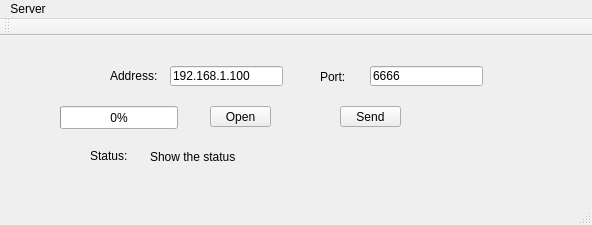
<?xml version="1.0" encoding="UTF-8"?>
<ui version="4.0">
 <class>MainWindow</class>
 <widget class="QMainWindow" name="MainWindow">
  <property name="geometry">
   <rect>
    <x>0</x>
    <y>0</y>
    <width>592</width>
    <height>225</height>
   </rect>
  </property>
  <property name="windowTitle">
   <string>MainWindow</string>
  </property>
  <widget class="QWidget" name="centralWidget">
   <widget class="QLabel" name="u_hostLabel">
    <property name="geometry">
     <rect>
      <x>110</x>
      <y>30</y>
      <width>51</width>
      <height>20</height>
     </rect>
    </property>
    <property name="text">
     <string>Address:</string>
    </property>
   </widget>
   <widget class="QLineEdit" name="u_hostLineEdit">
    <property name="geometry">
     <rect>
      <x>170</x>
      <y>30</y>
      <width>113</width>
      <height>20</height>
     </rect>
    </property>
    <property name="text">
     <string>192.168.1.100</string>
    </property>
   </widget>
   <widget class="QLabel" name="u_portLabel">
    <property name="geometry">
     <rect>
      <x>320</x>
      <y>30</y>
      <width>41</width>
      <height>21</height>
     </rect>
    </property>
    <property name="text">
     <string>Port:</string>
    </property>
   </widget>
   <widget class="QLineEdit" name="u_portLineEdit">
    <property name="geometry">
     <rect>
      <x>370</x>
      <y>30</y>
      <width>113</width>
      <height>20</height>
     </rect>
    </property>
    <property name="text">
     <string>6666</string>
    </property>
   </widget>
   <widget class="QProgressBar" name="u_serverProgressBar">
    <property name="geometry">
     <rect>
      <x>60</x>
      <y>70</y>
      <width>118</width>
      <height>23</height>
     </rect>
    </property>
    <property name="value">
     <number>0</number>
    </property>
   </widget>
   <widget class="QLabel" name="u_statusLabel">
    <property name="geometry">
     <rect>
      <x>90</x>
      <y>110</y>
      <width>41</width>
      <height>20</height>
     </rect>
    </property>
    <property name="text">
     <string>Status:</string>
    </property>
   </widget>
   <widget class="QLabel" name="u_serverStatusLabel">
    <property name="geometry">
     <rect>
      <x>150</x>
      <y>110</y>
      <width>381</width>
      <height>21</height>
     </rect>
    </property>
    <property name="text">
     <string>Show the status</string>
    </property>
   </widget>
   <widget class="QPushButton" name="u_openButton">
    <property name="geometry">
     <rect>
      <x>210</x>
      <y>70</y>
      <width>61</width>
      <height>21</height>
     </rect>
    </property>
    <property name="text">
     <string>Open</string>
    </property>
   </widget>
   <widget class="QPushButton" name="u_sendButton">
    <property name="geometry">
     <rect>
      <x>340</x>
      <y>70</y>
      <width>61</width>
      <height>21</height>
     </rect>
    </property>
    <property name="text">
     <string>Send</string>
    </property>
   </widget>
  </widget>
  <widget class="QMenuBar" name="menuBar">
   <property name="geometry">
    <rect>
     <x>0</x>
     <y>0</y>
     <width>592</width>
     <height>23</height>
    </rect>
   </property>
   <widget class="QMenu" name="menuServer">
    <property name="title">
     <string>Server</string>
    </property>
   </widget>
   <addaction name="menuServer"/>
  </widget>
  <widget class="QToolBar" name="mainToolBar">
   <attribute name="toolBarArea">
    <enum>TopToolBarArea</enum>
   </attribute>
   <attribute name="toolBarBreak">
    <bool>false</bool>
   </attribute>
  </widget>
  <widget class="QStatusBar" name="statusBar"/>
 </widget>
 <layoutdefault spacing="6" margin="11"/>
 <resources/>
 <connections/>
</ui>
